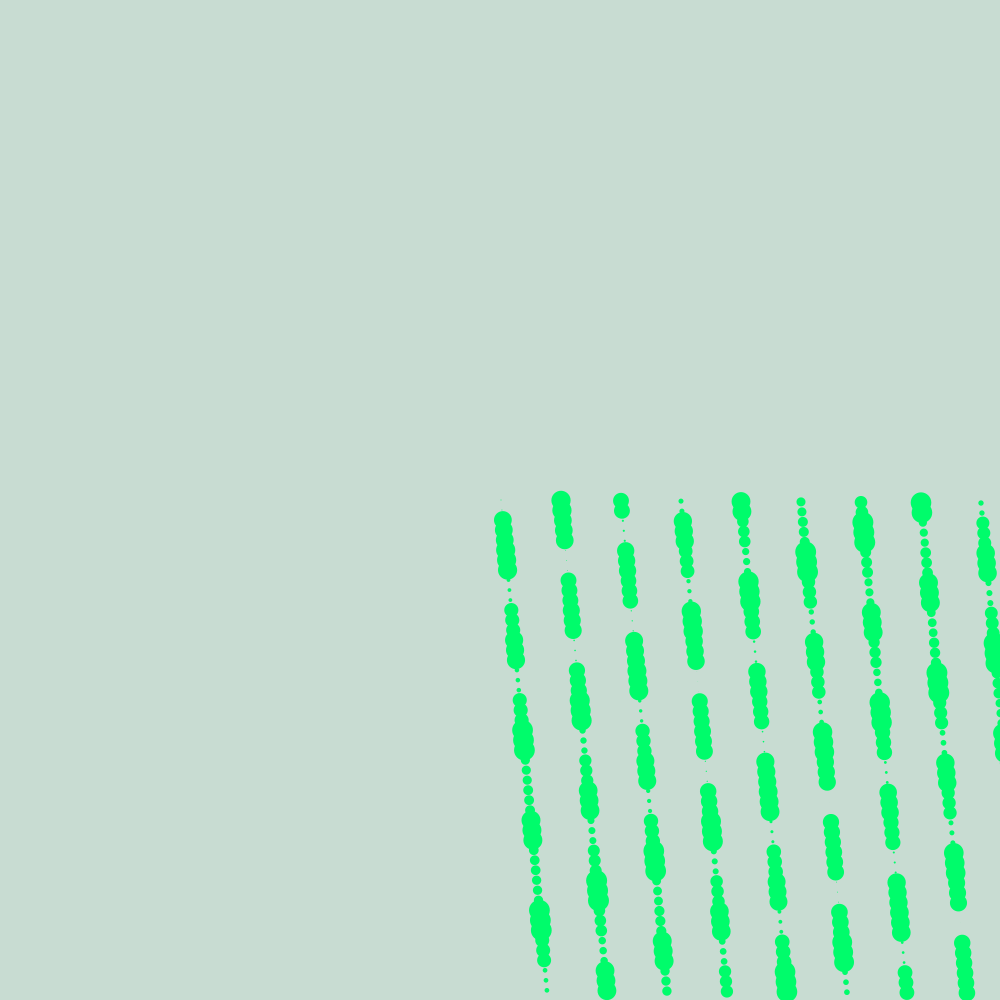
Frame 1 (no input)
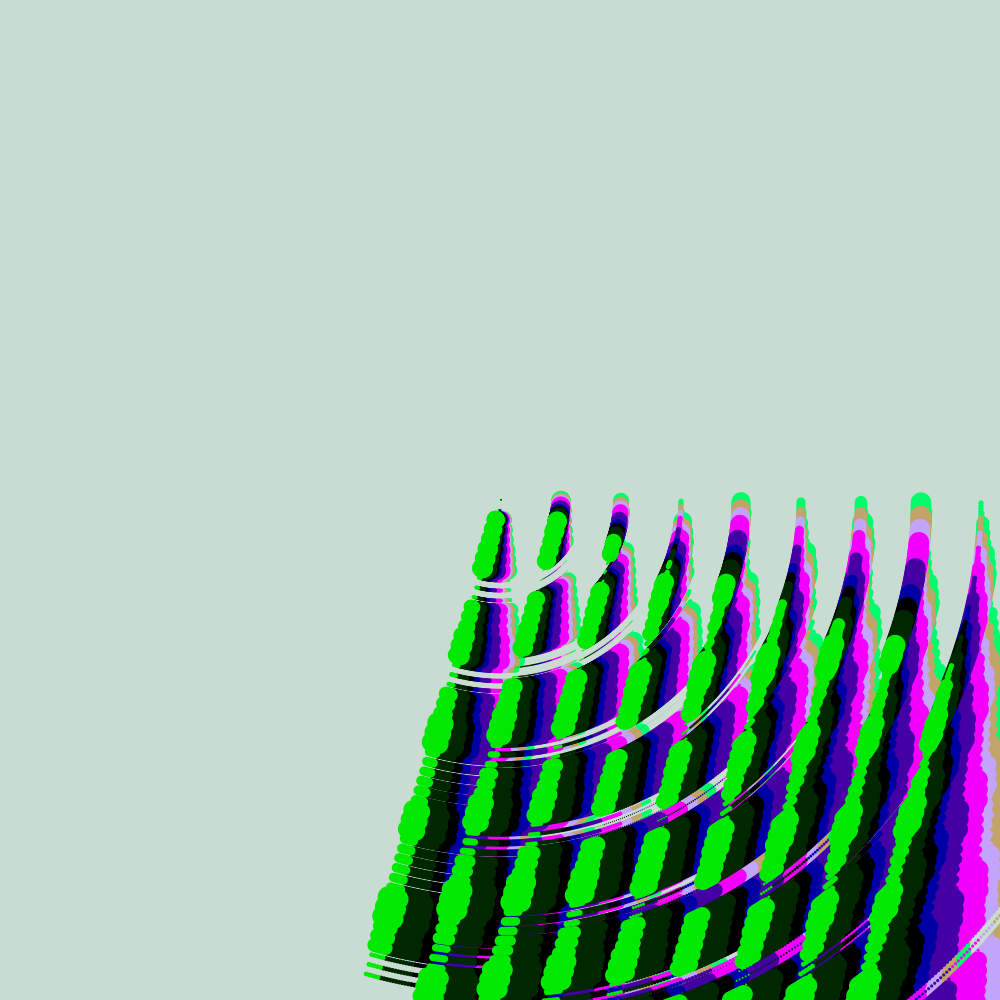
Frame 60 (the mouse pressed at the canvas centre just before this capture)
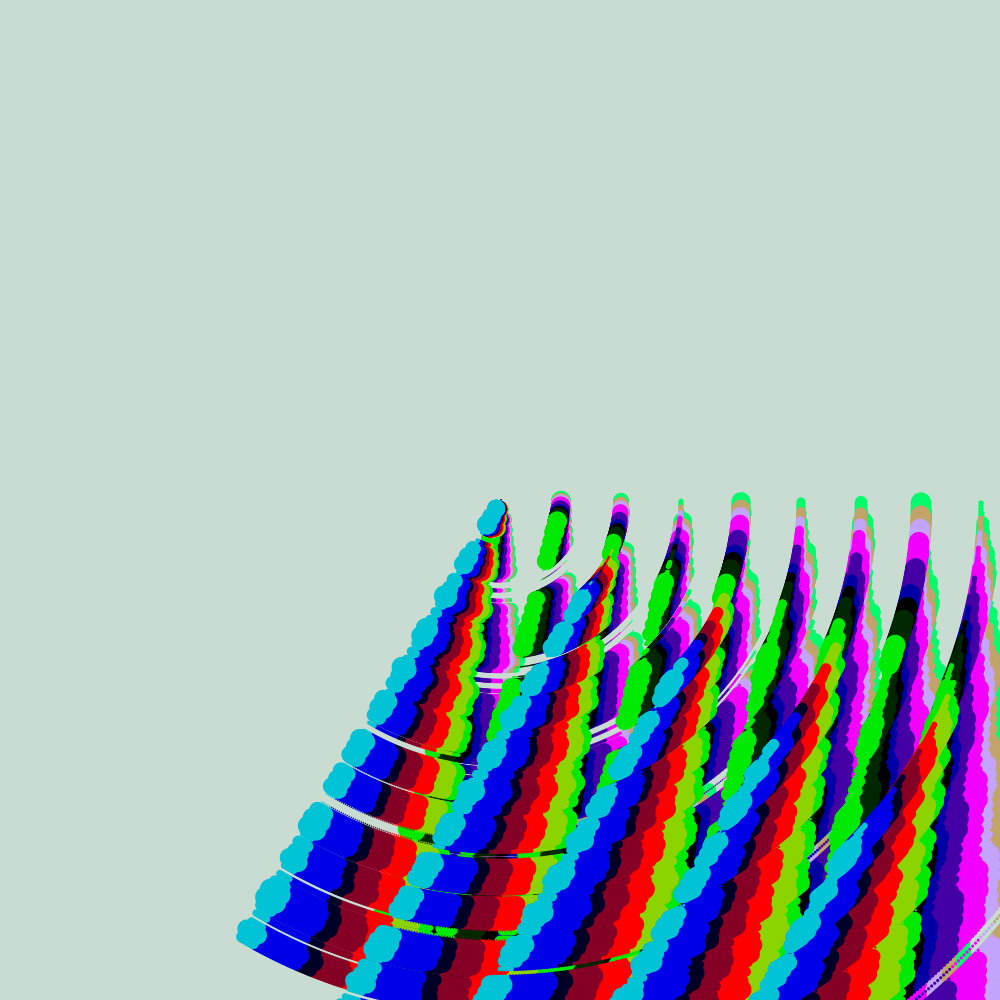
Frame 120 (the mouse held since frame 60 and released just before this capture)

The Processing sketch that drew these frames (run headless with seeded random() and noise(); from frame 60 on, the mouse is pressed at the canvas centre):

// Processing sketch: sketch_3_Piece_Combo
// ── sketch_3_Piece_Combo.pde
int r = 255;
int g = 255; 
int b = 200;
float ro = 0.00;


void setup() {
 
  size(1000, 1000);
  background(200, 220, 210);
 
}

void draw() {
  noStroke();
fill(0 + 255 * sin(r/10),0 + 255 * cos(g/10),0 + 255 * sin(b/15));
  translate(250,250);
 
  r = r + 1;
  g = g + 1;
  b = b + 1;
  translate(250, 250);
  ro = ro + 0.001;
  rotate(TAU * ro);
  for( int x = 0; x < 500; x = x + 10) {
   for ( int  y = 0; y < 500; y =  y + 10){
    
     
     x = x + 1;
     circle(x,y, 1 + 20 * sin(x/3));
     if (keyPressed) {
      x = x -1;
      y = y + 1;
     }
     if (mousePressed) {
      x = x + 1;
      y = y - 1;
     }
   
   }
  }
  
  if (keyPressed){
    if(key == 'b'){
      save("3 piece combo meal.png");
    }
  }
  
}
